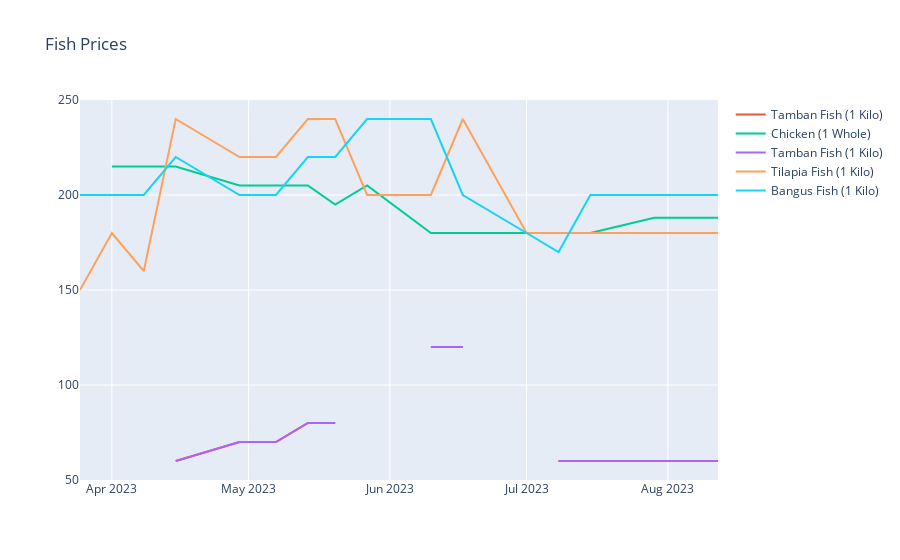

This figure's notebook cell:
### Code cell
meat_df = pd.read_csv("./data/Meat.csv")
meat_fig2 = px.line(title="Fish Prices", markers=True)
meat_fig2.add_scatter(x=meat_df['Date'], y=meat_df["Tamban Fish (1 Kilo)"], mode='lines', name="Tamban Fish (1 Kilo)")
meat_fig2.add_scatter(x=meat_df['Date'], y=meat_df["Chicken (1 Whole)"], mode='lines', name="Chicken (1 Whole)")
meat_fig2.add_scatter(x=meat_df['Date'], y=meat_df["Tamban Fish (1 Kilo)"], mode='lines', name="Tamban Fish (1 Kilo)")
meat_fig2.add_scatter(x=meat_df['Date'], y=meat_df["Tilapia Fish (1 Kilo)"], mode='lines', name="Tilapia Fish (1 Kilo)")
meat_fig2.add_scatter(x=meat_df['Date'], y=meat_df["Bangus Fish (1 Kilo)"], mode='lines', name="Bangus Fish (1 Kilo)")

### Figure 1 — Plotly figure (JSON) as saved in the notebook; plotly's stock layout.template omitted (floating-point values rounded to 4 significant figures)
{"data": [{"hovertemplate": "<extra></extra>", "legendgroup": "", "line": {"color": "#636efa", "dash": "solid"}, "marker": {"symbol": "circle"}, "mode": "lines+markers", "name": "", "orientation": "v", "showlegend": false, "type": "scatter", "xaxis": "x", "yaxis": "y"}, {"mode": "lines", "name": "Tamban Fish (1 Kilo)", "type": "scatter", "x": ["2023-03-25", "2023-04-01", "2023-04-08", "2023-04-15", "2023-04-29", "2023-05-07", "2023-05-14", "2023-05-20", "2023-05-27", "2023-06-10", "2023-06-17", "2023-07-01", "2023-07-08", "2023-07-15", "2023-07-29", "2023-08-05", "2023-08-12"], "y": [null, null, null, 60, 70, 70, 80, 80, null, 120, 120, null, 60, 60, 60, 60, 60]}, {"mode": "lines", "name": "Chicken (1 Whole)", "type": "scatter", "x": ["2023-03-25", "2023-04-01", "2023-04-08", "2023-04-15", "2023-04-29", "2023-05-07", "2023-05-14", "2023-05-20", "2023-05-27", "2023-06-10", "2023-06-17", "2023-07-01", "2023-07-08", "2023-07-15", "2023-07-29", "2023-08-05", "2023-08-12"], "y": [null, 215, 215, 215, 205, 205, 205, 195, 205, 180, 180, 180, 180, 180, 188, 188, 188]}, {"mode": "lines", "name": "Tamban Fish (1 Kilo)", "type": "scatter", "x": ["2023-03-25", "2023-04-01", "2023-04-08", "2023-04-15", "2023-04-29", "2023-05-07", "2023-05-14", "2023-05-20", "2023-05-27", "2023-06-10", "2023-06-17", "2023-07-01", "2023-07-08", "2023-07-15", "2023-07-29", "2023-08-05", "2023-08-12"], "y": [null, null, null, 60, 70, 70, 80, 80, null, 120, 120, null, 60, 60, 60, 60, 60]}, {"mode": "lines", "name": "Tilapia Fish (1 Kilo)", "type": "scatter", "x": ["2023-03-25", "2023-04-01", "2023-04-08", "2023-04-15", "2023-04-29", "2023-05-07", "2023-05-14", "2023-05-20", "2023-05-27", "2023-06-10", "2023-06-17", "2023-07-01", "2023-07-08", "2023-07-15", "2023-07-29", "2023-08-05", "2023-08-12"], "y": [150, 180, 160, 240, 220, 220, 240, 240, 200, 200, 240, 180, 180, 180, 180, 180, 180]}, {"mode": "lines", "name": "Bangus Fish (1 Kilo)", "type": "scatter", "x": ["2023-03-25", "2023-04-01", "2023-04-08", "2023-04-15", "2023-04-29", "2023-05-07", "2023-05-14", "2023-05-20", "2023-05-27", "2023-06-10", "2023-06-17", "2023-07-01", "2023-07-08", "2023-07-15", "2023-07-29", "2023-08-05", "2023-08-12"], "y": [200, 200, 200, 220, 200, 200, 220, 220, 240, 240, 200, 180, 170, 200, 200, 200, 200]}], "layout": {"autosize": true, "legend": {"tracegroupgap": 0}, "title": {"text": "Fish Prices"}, "xaxis": {"anchor": "y", "autorange": true, "domain": [0, 1], "range": ["2023-03-25", "2023-08-12"], "type": "date"}, "yaxis": {"anchor": "x", "autorange": true, "domain": [0, 1], "range": [50, 250], "type": "linear"}}}
